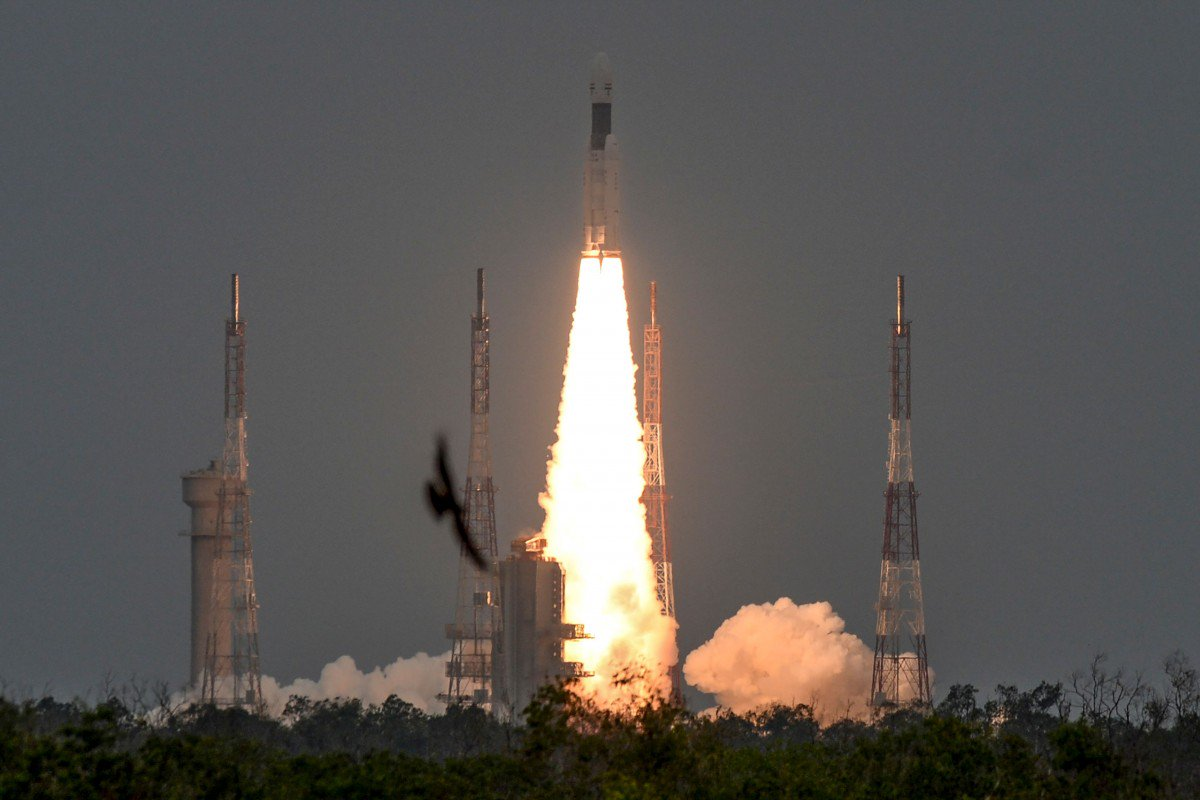
//> input picture Assignments/0/rocket.jpg, 1200 x 800 px
$ ./DodgeAndBurn ../0/rocket.jpg   (built with g++ and OpenCV 4)
//> lines starting //> are read from the running program, lines starting //| are printed output that depends on the picture
#include <opencv2/opencv.hpp>
#include <bits/stdc++.h>


// imshow(winname, mat) -> None
// . The function may scale the image, depending on its depth:
// . - If the image is 8-bit unsigned, it is displayed as is.
// . - If the image is 16-bit unsigned or 32-bit integer, the pixels are divided by 256.
//     That is, the value range [0,255\*256] is mapped to [0,255].
// . - If the image is 32-bit or 64-bit floating-point, the pixel values are multiplied by 255. That is, the
// .   value range [0,1] is mapped to [0,255].

// [18 lines left out: function type2str, not called in this run]

// [9 lines of commented-out code are left out]

void clipping(cv::Mat &M ){
    for(int r = 0 ; r<M.rows;r++){
        for (int c = 0; c < M.cols; c++){
            if(M.at<float>(r,c)<0){
                M.at<float>(r,c) = 0;
            }
            if(M.at<float>(r,c)>1){
                M.at<float>(r,c) = 1;
            }
        }
    }
}

// [57 lines left out: function plotHistogram, not called in this run]


cv::Mat gamma(cv::Mat image){
  cv::Mat ret(image.rows,image.cols,CV_32FC3);
  for(int r = 0 ; r<image.rows;r++){
    for (int c = 0; c < image.cols; c++){
      for(int ch = 0;ch<image.channels();ch++){
        if(image.at<cv::Vec3f>(r,c)[ch]<=0.0031308)
          ret.at<cv::Vec3f>(r,c)[ch] = 12.92*image.at<cv::Vec3f>(r,c)[ch];
        else
          ret.at<cv::Vec3f>(r,c)[ch] = 1.055*std::pow(image.at<cv::Vec3f>(r,c)[ch],1/2.2) - 0.055;
      }
    }
  }
  return(ret);
}
// static float  sigma_0, sigma_1;
// #define SIGMA_I(i)       (sigma_0 + ((float)i/8)*(sigma_1 - sigma_0))
// #define S_I(i)           (exp (SIGMA_I(i)))

int main(int argc, char** argv){
    // sigma_0 = log(2);
    // sigma_1 = log(43);
    cv::Mat image = cv::imread(argv[1],CV_LOAD_IMAGE_UNCHANGED);
//> image is the input picture: 800 rows x 1200 cols, CV_8UC3; mean B, G, R 83.8, 86.9, 90.7
    image.convertTo(image,CV_32FC3);
//> image: 800 rows x 1200 cols, CV_32FC3
    // plotHistogram(image);
    // std::cout<<type2str(image.type())<<"\n";

    float r,b,g;
    r = 0.299;
    b = 0.144;
    g = 0.587;
    cv:: Mat Luminance(image.rows,image.cols,CV_32FC1);;
    float logavg = 0;
    for(int r = 0;r<image.rows;r++){
        for(int c = 0 ;c<image.cols; c++){
            Luminance.at<float>(r,c) = b*image.at<cv::Vec3f>(r,c)[0] + g*image.at<cv::Vec3f>(r,c)[1] + r*image.at<cv::Vec3f>(r,c)[2];
            logavg += log(0.0001 + Luminance.at<float>(r,c));
            // logavg += Luminance.at<float>(r,c);
        }
    }
//> this loop made 800 passes
//> logavg on passes 1 to 3: 4943, 10894.6, 17389.6
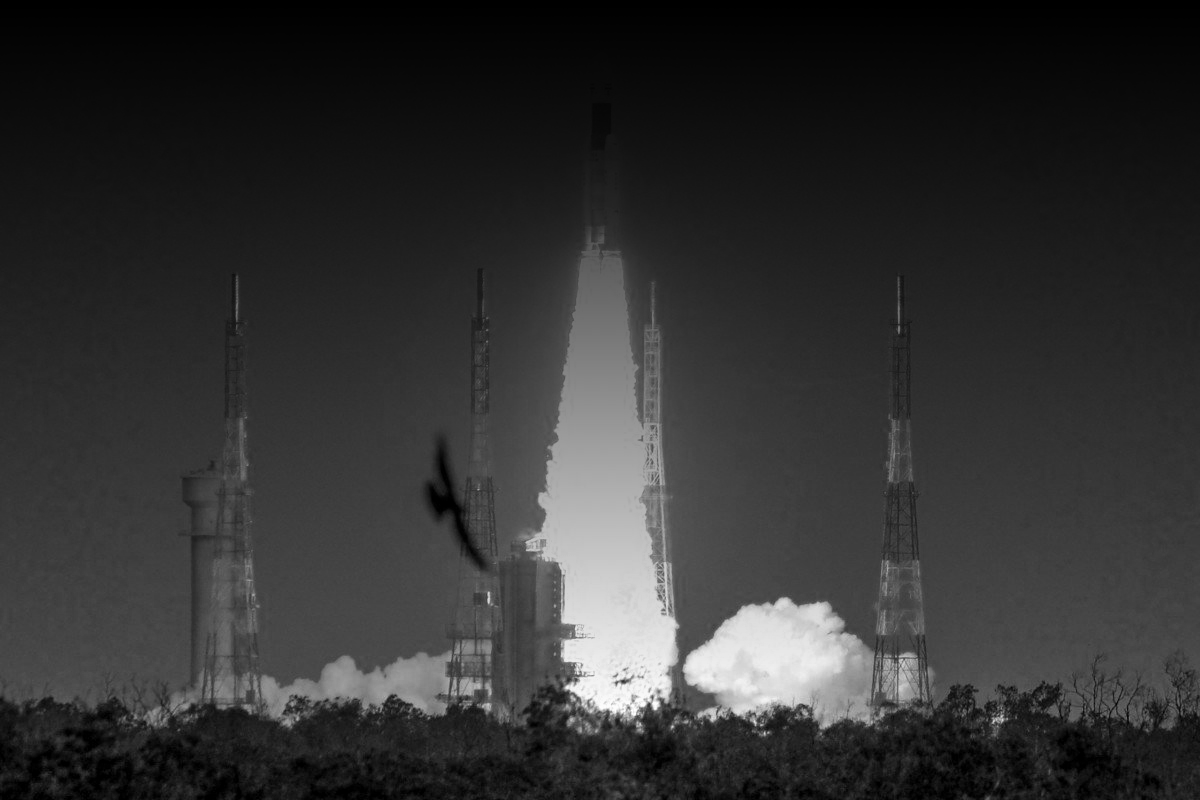
//> Luminance: 800 rows x 1200 cols, CV_32FC1; min 0, max 182207.7, mean 35504.6; drawn with min black and max white
//> after the loop, logavg = 9650593
    double minVal;
    double maxVal;
    cv::Point minLoc;
    cv::Point maxLoc;
    cv::minMaxLoc( Luminance, &minVal, &maxVal, &minLoc, &maxLoc );
//> minVal = 0; maxVal = 182207.7; minLoc = Point(433, 495); maxLoc = Point(634, 714)
    std::cout<<"MaxVal " << maxVal<<"\n";
//| MaxVal 182208
    std::cout<<"MinVal " << minVal<<"\n";
//| MinVal 0
    // std::cout<<(logavg)/((image.cols)*(image.rows))<<"\n";

    logavg = exp(logavg/((image.cols)*(image.rows)));
//> logavg = 23218.4
    std::cout<<"logavg "<<logavg<<"\n";
//| logavg 23218.4

    float a = 0.72;
    cv::Mat L(image.rows,image.cols,CV_32FC1);
    L = (a*(Luminance)/logavg);
    float alpha = 1.6;
    float s = 0.35; // 1/2*root(2)

    std::vector<cv::Mat> Vi;
    // // Just 8 scales
    for (int i = 0; i < 8; i++){
        cv::Mat response;
        // cv::GaussianBlur(L,response,cv::Size(0,0),S_I(i),S_I(i));
        cv::GaussianBlur(L,response,cv::Size(0,0),s,s);
        s = alpha*s;
        Vi.push_back(response);
    }
//> after the loop, s = 15.03
    float thershold = 0.05;
    float phi = 8.0;
    s = 0.35;

    std::vector<cv::Mat> V(7);
    for(int i = 0 ; i<7 ; i++){
        V[i] = (Vi[i] - Vi[i+1])/(((std::pow(2,phi)*a) /(s*s) )+ Vi[i] );
        s = alpha*s;
    }
//> after the loop, s = 9.4
    // cv::Mat selectScale(image.rows,image.cols,CV_32S);
    // selectScale = cv::Scalar(-1);
    cv::Mat Ld(image.rows,image.cols,CV_32FC1);
    int arr[8];
    arr[0 ] = 0;arr[1] = 0;arr[2] = 0;arr[3] = 0;arr[4] = 0;arr[5] = 0;arr[6] = 0;arr[7] = 0;
    for(int r = 0;r<image.rows;r++){
        for(int c = 0 ;c<image.cols; c++){
            for(int sm = 0; sm<V.size(); sm++ ){
                if( fabs(V[sm].at<float>(r,c)) > thershold || sm == V.size()-1 ){
                    // std::cout<<fabs(V[sm].at<float>(r,c))<<" , "<<sm<<"\n";
                    arr[sm] += 1;
                    Ld.at<float>(r,c) = L.at<float>(r,c)/(1 + Vi[sm].at<float>(r,c));
                    break;
                }
            }
        }
    }
//> after the loop, arr = [0, 0, 0, 0, 0, 0, 960000, 0]
    // [5 lines of commented-out code are left out]


    clipping(Ld);
//> after the loop in clipping, `for(int r = 0 ; r<M.rows;r++)`:
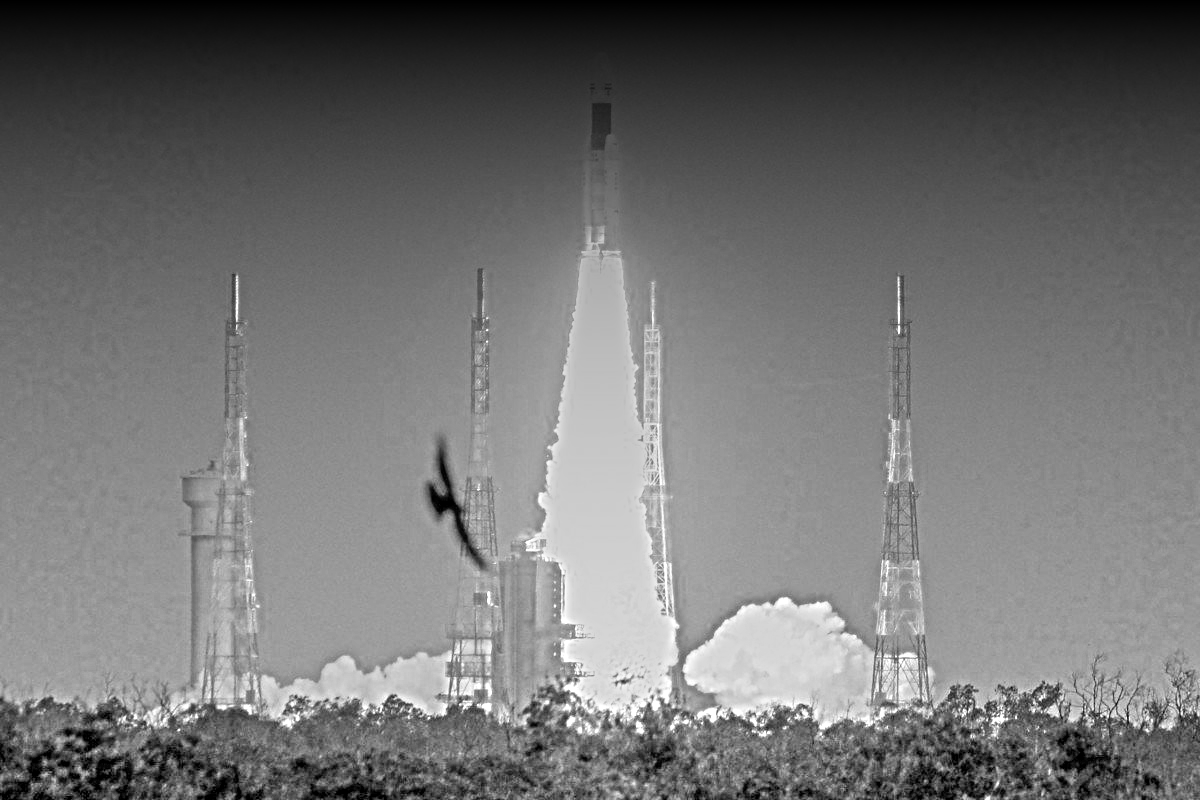
//> M: 800 rows x 1200 cols, CV_32FC1; min 0, max 1, mean 0.448
    cv::Mat coloured(image.rows,image.cols,CV_32FC3);
    for(int r = 0 ; r<coloured.rows;r++){
        for (int c = 0; c < coloured.cols; c++){
            float Lin= Luminance.at<float>(r,c);
            // float Lin = L.at<float>(r,c);
            int k = 50.0;
            coloured.at<cv::Vec3f>(r,c)[0] = k*(float)((image.at<cv::Vec3f>(r,c)[0]/Lin)*Ld.at<float>(r,c));
            coloured.at<cv::Vec3f>(r,c)[1] = k*(float)((image.at<cv::Vec3f>(r,c)[1]/Lin)*Ld.at<float>(r,c));
            coloured.at<cv::Vec3f>(r,c)[2] = k*(float)((image.at<cv::Vec3f>(r,c)[2]/Lin)*Ld.at<float>(r,c));
        }
    }
//> coloured: 800 rows x 1200 cols, CV_32FC3; 0.01% of the values are NaN or infinite; the others: min 0, max 0.178, mean 0.0692

    if(image.rows>1000 || image.cols>1000) cv::resize(coloured,coloured,cv::Size(780,1000));
//> coloured: 1000 rows x 780 cols, CV_32FC3; 0.04% of the values are NaN or infinite; the others: min 0, max 0.165, mean 0.0692
    if(image.rows>1000 || image.cols>1000) cv::resize(Ld,Ld,cv::Size(780,1000));
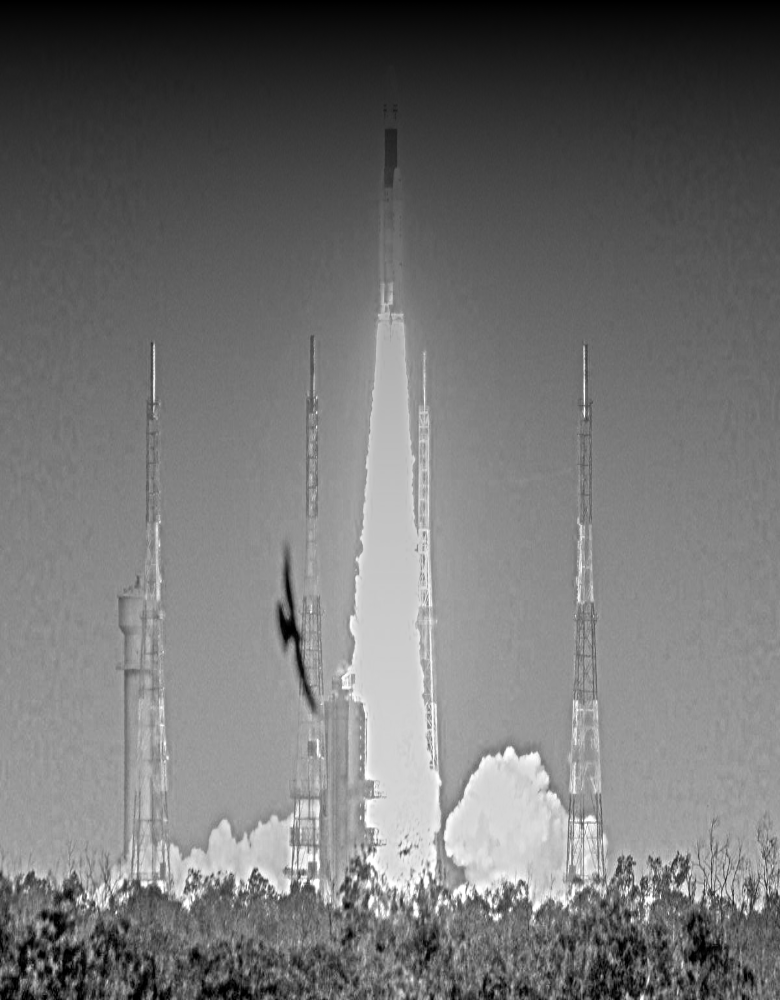
//> Ld: 1000 rows x 780 cols, CV_32FC1; min 0, max 1, mean 0.448

    coloured = gamma(coloured);
//> after the loop in gamma, `for(int r = 0 ; r<image.rows;r++)`: ret: 1000 rows x 780 cols, CV_32FC3; 0.04% of the values are NaN or infinite; the others: min 0, max 0.41, mean 0.249
    // image = gamma(image);
    // plotHistogram(image);
    // plotHistogram(coloured);
    cv::minMaxLoc( Ld, &minVal, &maxVal, &minLoc, &maxLoc );
//> maxVal = 1; minLoc = Point(61, 927); maxLoc = Point(584, 384)

    std::cout<<"MaxVal Ld " << maxVal<<"\n";
//| MaxVal Ld 1
    std::cout<<"MinVal Ld" << minVal<<"\n";
//| MinVal Ld0

    // plotHistogram(Ld);
    imwrite( "./DogeAndBurnImages/img.jpg",coloured*255 );
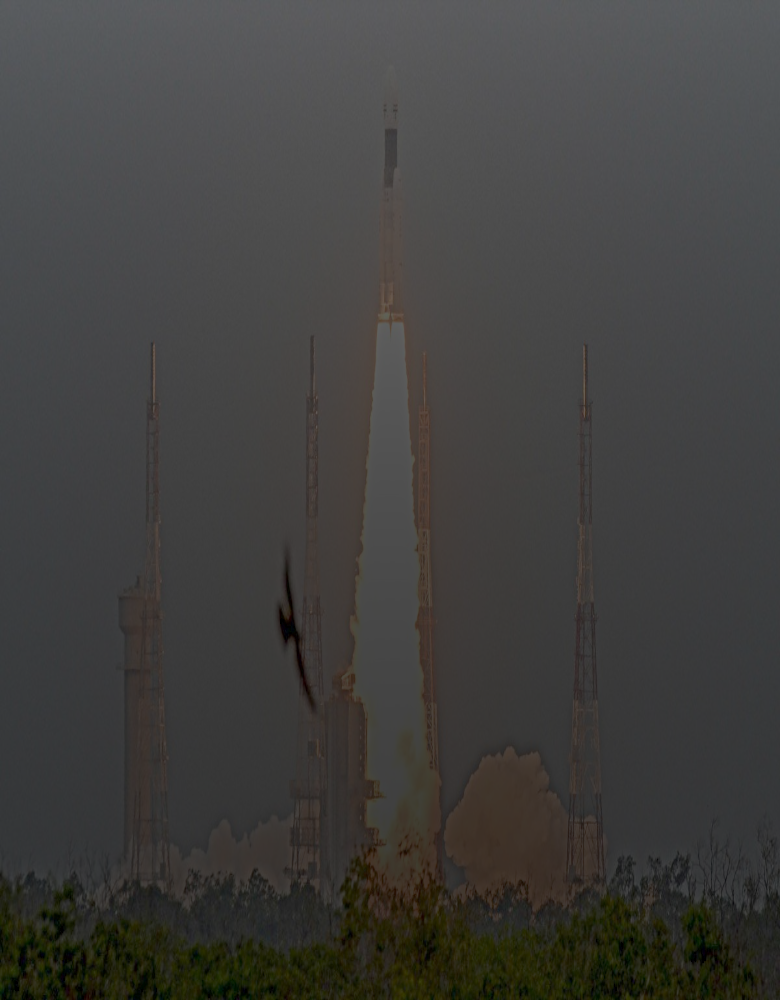
//> saved as img.jpg: 1000 rows x 780 cols, CV_8UC3; mean B, G, R 62, 64, 64.7
    cv::namedWindow( "DogeAndBurn",CV_WINDOW_FREERATIO);
    // cv::imshow( "4", image);
    cv::imshow( "DogeAndBurn", coloured);
    // cv::imshow( "4", Ld);
    cv::waitKey(0);
    cv::destroyAllWindows();
    return(0);
}
